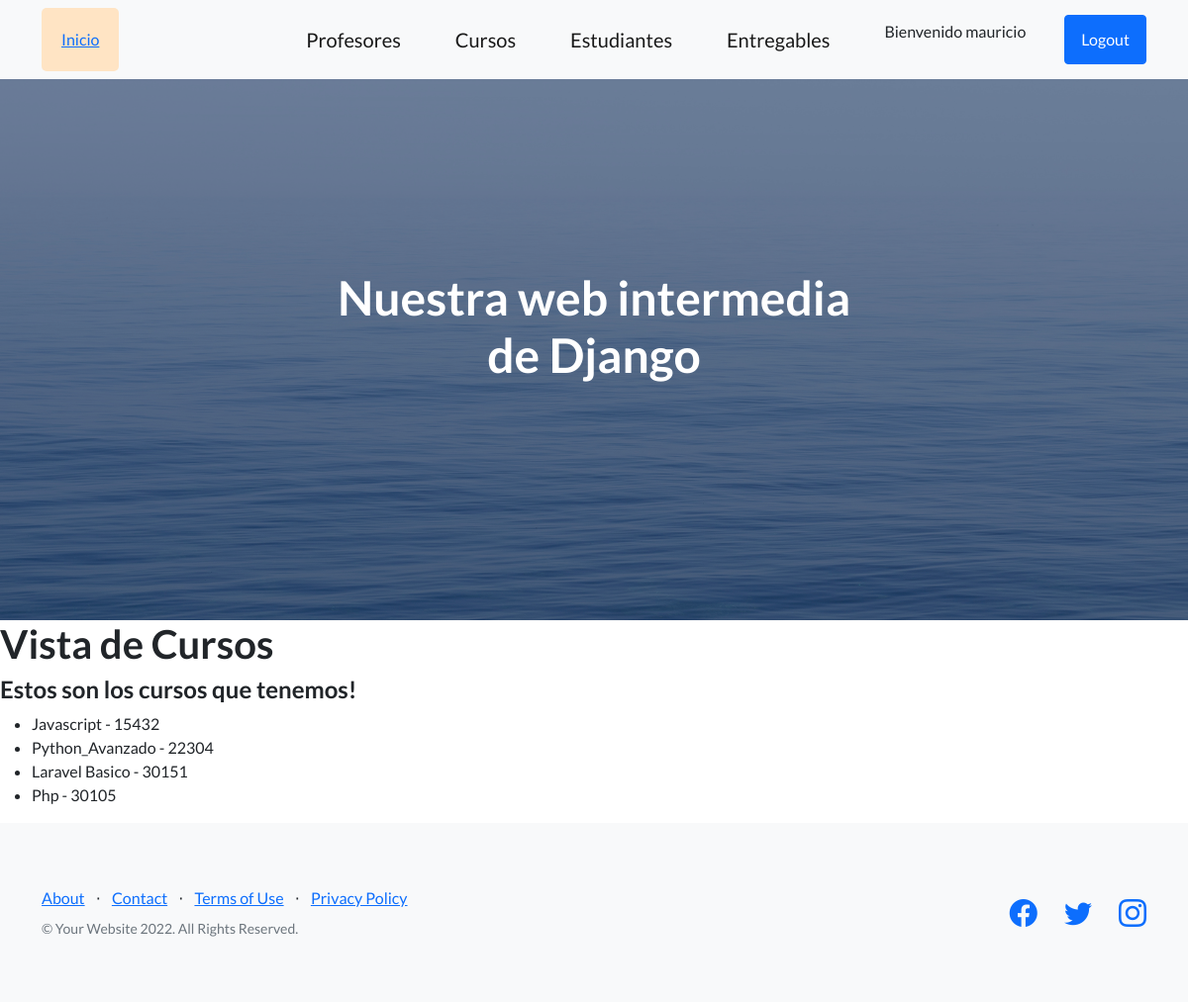
The page /app-coder/cursos/ (signed in) on the database as committed earlier.
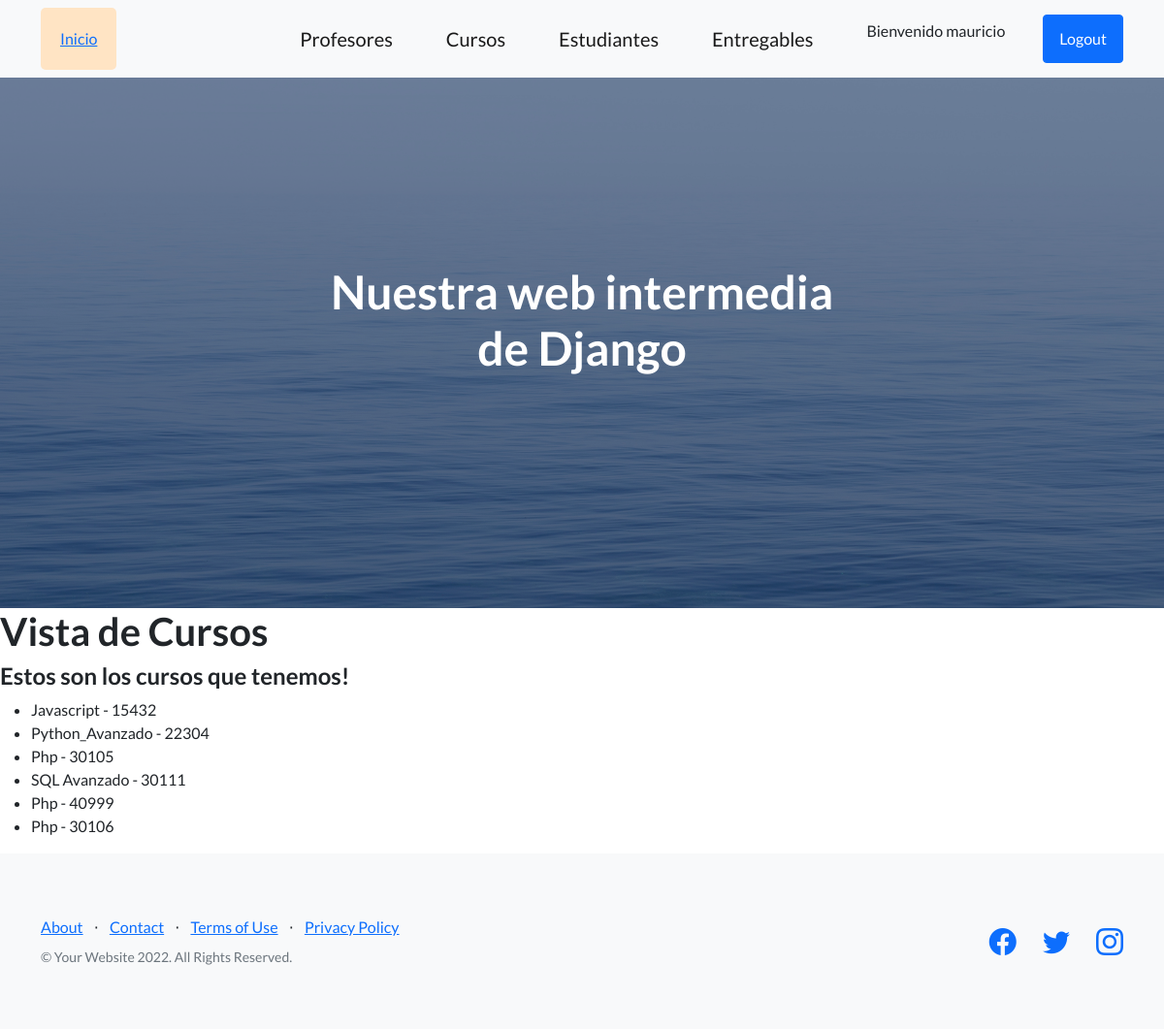
The same page on the database as committed later.
### AppCoder/models.py (models this page shows, shortened)
class Curso(models.Model):
    nombre = models.CharField(max_length=50)
    camada = models.IntegerField()

### AppCoder/views.py (the view)
# urls.py: path('cursos/', cursos, name="Cursos"),
@login_required
def cursos(request):
    lista = Curso.objects.all()
    return render(request, "cursos.html", {"lista_cursos": lista})

### AppCoder/templates/cursos.html
{% extends 'padre.html' %}
{% load static %}
{% block contenidoQueCambia %}
<h1>Vista de Cursos</h1>
<h4>Estos son los cursos que tenemos!</h4>
<ul>
    {% for curso in lista_cursos %}
        <li>{{curso.nombre}} - {{curso.camada}}</li>
    {% endfor %}
</ul>
{% endblock contenidoQueCambia %}

### AppCoder/templates/padre.html (shortened to what this page needs)
<!DOCTYPE html>
<html lang="en">
    <head>
        {% load static %}
        <link href="https://cdn.jsdelivr.net/npm/bootstrap-icons@1.5.0/font/bootstrap-icons.css" rel="stylesheet" type="text/css" />
        <link href="{% static 'css/styles.css' %}" rel="stylesheet" />
        <link href="{% static 'css/mis_estilos.css' %}" rel="stylesheet" />
    </head>
    <body>
        <nav id="asdas" class="navbar navbar-light bg-light static-top">
            <div class="container">
                <a class="navbar-brand1" href="#!">Inicio</a>
                <a class="navbar-brand" href="{% url 'Profesores' %}">Profesores</a>
                <a class="navbar-brand" href="{% url 'Cursos' %}">Cursos</a>
                <a class="navbar-brand" href="{% url 'Estudiantes' %}">Estudiantes</a>
                <a class="navbar-brand" href="{% url 'Entregables' %}">Entregables</a>
                {% if user.is_authenticated %}
                    <p>Bienvenido {{user.username}}</p>
                    <a class="btn btn-primary" href="{% url 'Logout' %}">Logout</a>
                {% else %}
                    <a class="btn btn-primary" href="{% url 'Login' %}">Login</a>
                {% endif %}
            </div>
        </nav>
        <header class="masthead">
            <div class="container position-relative">
                <div class="row justify-content-center">
                    <div class="col-xl-6">
                        <div class="text-center text-white">
                            <h1 class="mb-5">Nuestra web intermedia de Django</h1>
                        </div>
                    </div>
                </div>
            </div>
        </header>
        {% block contenidoQueCambia %}
        {% endblock contenidoQueCambia %}
        <footer class="footer bg-light">
            <div class="container">
                <div class="row">
                    <div class="col-lg-6 h-100 text-center text-lg-start my-auto">
                        <ul class="list-inline mb-2">
                            <li class="list-inline-item"><a href="#!">About</a></li>
                            <li class="list-inline-item">⋅</li>
                            <li class="list-inline-item"><a href="#!">Contact</a></li>
                            <li class="list-inline-item">⋅</li>
                            <li class="list-inline-item"><a href="#!">Terms of Use</a></li>
                            <li class="list-inline-item">⋅</li>
                            <li class="list-inline-item"><a href="#!">Privacy Policy</a></li>
                        </ul>
                        <p class="text-muted small mb-4 mb-lg-0">&copy; Your Website 2022. All Rights Reserved.</p>
                    </div>
                    <div class="col-lg-6 h-100 text-center text-lg-end my-auto">
                        <ul class="list-inline mb-0">
                            <li class="list-inline-item me-4">
                                <a href="#!"><i class="bi-facebook fs-3"></i></a>
                            </li>
                            <li class="list-inline-item me-4">
                                <a href="#!"><i class="bi-twitter fs-3"></i></a>
                            </li>
                            <li class="list-inline-item">
                                <a href="#!"><i class="bi-instagram fs-3"></i></a>
                            </li>
                        </ul>
                    </div>
                </div>
            </div>
        </footer>
    </body>
</html>

### AppCoder/static/css/mis_estilos.css (style rules this page uses)
.navbar-brand1 { margin-right: 150px; background-color: bisque; padding: 20px; border-radius: 5px; }

Rows that differ between the two databases and show on the page:
removed Curso: nombre "Laravel Basico", camada "30151"
added Curso: nombre "SQL Avanzado", camada "30111"
added Curso: nombre "Php", camada "40999"
added Curso: nombre "Php", camada "30106"
